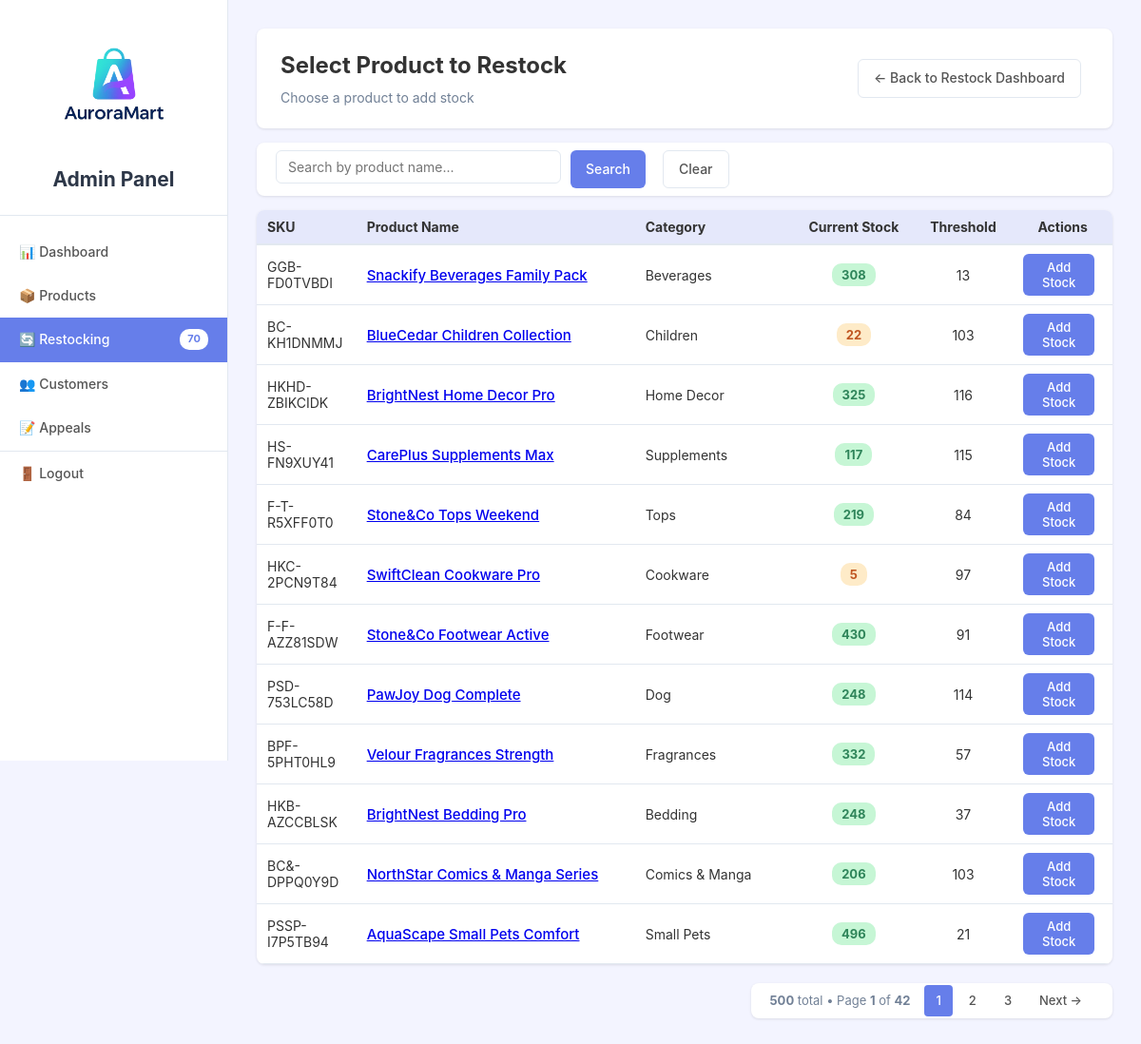
Page /adminpanel/restock/add (signed in) on the committed database.
### storefront/models.py (models this page shows, shortened)
class Product(models.Model):
    sku = models.CharField(max_length=50, unique=True)
    slug = models.SlugField(max_length=255, unique=True)
    name = models.CharField(max_length=255)
    description = models.TextField(blank=True)
    category = models.ForeignKey("Category", on_delete=models.CASCADE)
    stock = models.PositiveIntegerField(default=0)
    reorder_threshold = models.PositiveIntegerField(default=10)
    is_active = models.BooleanField(default=True)
    price = models.DecimalField(max_digits=10, decimal_places=2)
    rating = models.FloatField(
        validators=[MinValueValidator(0.0), MaxValueValidator(5.0)], default=0.0
    )
    image = models.ImageField(upload_to="product_images/", blank=True, null=True)
    created_at = models.DateTimeField(auto_now_add=True)
    updated_at = models.DateTimeField(auto_now=True)

class Category(models.Model):
    name = models.CharField(max_length=100)
    slug = models.SlugField(max_length=100, unique=True)
    parent = models.ForeignKey("self", null=True, blank=True, on_delete=models.CASCADE)
    class Meta:
        unique_together = [["name", "parent"]]
    def __str__(self):
        return self.name

### adminpanel/views.py (the view, shortened to what this page needs)
# urls.py: path("restock/add", views.add_stock_select, name="add_stock_select"),
@login_required(login_url="/login")
@user_passes_test(is_admin_or_staff, login_url="/login")
def add_stock_select(request):
    query = request.GET.get("q")
    products = Product.objects.filter(is_active=True)
    paginator = Paginator(products, 12)
    page_num = request.GET.get("page")
    page_obj = paginator.get_page(page_num)
    query_params = request.GET.copy()
    page = query_params.pop("page", [None])[0]
    query_string = query_params.urlencode()
    return render(
        request,
        "adminpanel/restock/add_stock_select.html",
        {
            "products": products,
            "query": query,
            "page_obj": page_obj,
            "query_string": query_string,
        },
    )

### adminpanel/context_processors.py (called while the page is built)
def admin_context(request):
    context = {}
    if request.user.is_authenticated and (
        request.user.is_staff
        or request.user.is_superuser
        or getattr(request.user, "role", None) == "admin"
    ):
        context["pending_appeals_count"] = Appeal.objects.filter(
            status="pending"
        ).count()
        context["low_stock_count"] = Product.objects.filter(
            stock__lt=F("reorder_threshold")
        ).count()
    return context

### adminpanel/views.py (called while the page is built)
def is_admin_or_staff(user):
    return user.is_authenticated and (user.is_superuser or user.role == "admin")

### storefront/context_processors.py (called while the page is built)
def low_stock_count(request):
    count = Product.objects.filter(
        is_active=True, stock__lt=F("reorder_threshold")
    ).count()
    return {"low_stock_count": count}

def cart_meta(request):
    count = 0
    if request.user.is_authenticated:
        cart = Cart.objects.filter(customer__user=request.user).first()
        if cart:
            count = cart.count
    else:
        count = request.session.get("cart_count", 0)
    return {"cart_count": count}

### adminpanel/templates/adminpanel/restock/add_stock_select.html (shortened to what this page needs)
{% extends 'adminpanel/base/list_view.html' %}
{% block page_title %}Select Product to Restock{% endblock %}
{% block page_subtitle %}
    <p class="admin-header-subtitle" style="margin: 0;">Choose a product to add stock</p>
{% endblock %}
{% block header_actions %}
    <a href="{% url 'restock' %}" class="btn btn-ghost" style="font-size: 14px; padding: 8px 16px;">← Back to Restock Dashboard</a>
{% endblock %}
{% block filter_fields %}
    <div class="form-group" style="margin: 0; min-width: 300px;">
        <input type="text"
               name="q"
               value="{{ query|default:'' }}"
               placeholder="Search by product name..."
               class="form-input"
               style="font-size: 14px; padding: 8px 12px; width: 100%;">
    </div>
    <button type="submit" class="btn btn-primary" style="font-size: 14px; padding: 8px 16px;">Search</button>
    <a href="{% url 'add_stock_select' %}" class="btn btn-ghost" style="font-size: 14px; padding: 8px 16px;">Clear</a>
{% endblock %}
{% block table_headers %}
    <th style="width: 100px; font-size: 14px; padding: 9px 11px;">SKU</th>
    <th style="width: 280px; font-size: 14px; padding: 9px 11px;">Product Name</th>
    <th style="width: 160px; font-size: 14px; padding: 9px 11px;">Category</th>
    <th style="width: 120px; text-align: center; font-size: 14px; padding: 9px 11px;">Current Stock</th>
    <th style="width: 100px; text-align: center; font-size: 14px; padding: 9px 11px;">Threshold</th>
    <th style="width: 100px; text-align: center; font-size: 14px; padding: 9px 11px;">Actions</th>
{% endblock %}
{% block table_rows %}
    {% for p in page_obj %}
        <tr>
            <td style="padding: 9px 11px;"><code style="font-size: 14px;">{{ p.sku }}</code></td>
            <td style="padding: 9px 11px;"><a href="{% url 'add_stock' p.pk %}" style="font-weight: 500; font-size: 15px;">{{ p.name }}</a></td>
            <td style="padding: 9px 11px; font-size: 14px;">{{ p.category }}</td>
            <td style="text-align: center; padding: 9px 11px;">
                {% if p.stock == 0 %}
                    <span class="badge badge-danger" style="font-size: 13px; padding: 4px 10px;">{{ p.stock }}</span>
                {% elif p.stock <= p.reorder_threshold %}
                    <span class="badge badge-warning" style="font-size: 13px; padding: 4px 10px;">{{ p.stock }}</span>
                {% else %}
                    <span class="badge badge-success" style="font-size: 13px; padding: 4px 10px;">{{ p.stock }}</span>
                {% endif %}
            </td>
            <td style="text-align: center; font-size: 14px; padding: 9px 11px;">{{ p.reorder_threshold }}</td>
            <td style="text-align: center; padding: 9px 11px;">
                <a href="{% url 'add_stock' p.pk %}" class="btn btn-sm btn-primary" style="font-size: 13px; padding: 6px 12px;">Add Stock</a>
            </td>
        </tr>
    {% empty %}
        <tr>
            <td colspan="6" class="text-center text-muted" style="padding: 20px; font-size: 14px;">
                No products found.
            </td>
        </tr>
    {% endfor %}
{% endblock %}

### adminpanel/static/adminpanel/css/admin.css (style rules this page uses)
:root { --primary-color: #667eea; --primary-dark: #5a67d8; --accent-color: #764ba2; --dark-gray: #2d3748; --medium-gray: #718096; --light-gray: #e2e8f0; --very-light-gray: #f3f4ff; --success-color: #48bb78; --success-bg: #c6f6d5; --warning-color: #ed8936; --warning-bg: #feebc8; --danger-color: #f56565; --danger-bg: #fed7d7; --info-color: #4299e1; --info-bg: #bee3f8; }
* { margin: 0; padding: 0; box-sizing: border-box; font-family: -apple-system, BlinkMacSystemFont, sans-serif; }
body { font-family: -apple-system, BlinkMacSystemFont, sans-serif; background-color: #f3f4ff; color: #333; line-height: 1.6; font-size: 14px; }
.admin-header-subtitle { font-size: 14px; color: var(--medium-gray); margin: 0; font-weight: 400; }
.btn { display: inline-block; padding: 8px 16px; border: none; border-radius: 6px; font-size: 14px; font-weight: 500; text-decoration: none; cursor: pointer; margin-right: 8px; }
.btn-primary { background-color: var(--primary-color); color: white; }
.btn-ghost { background-color: transparent; color: #555; border: 1px solid var(--light-gray); }
.form-group { margin-bottom: 15px; }
.form-input, .form-select, .form-textarea { width: 100%; padding: 9px 12px; border: 1px solid var(--light-gray); border-radius: 6px; font-size: 15px; transition: all 0.2s ease; background-color: white; }
input[type="text"], input[type="email"], input[type="number"], input[type="password"], input[type="url"], input[type="file"], select, textarea { width: 100%; padding: 9px 12px; border: 1px solid var(--light-gray); border-radius: 6px; font-size: 15px; transition: all 0.2s ease; background-color: white; font-family: -apple-system, BlinkMacSystemFont, sans-serif; }
.filters-form .form-group { margin-bottom: 0; min-width: 150px; }
.table th { padding: 12px 20px; text-align: left; font-weight: bold; color: #333; border-bottom: 2px solid var(--light-gray); }
.table td { padding: 12px 20px; border-bottom: 1px solid var(--light-gray); }
.badge { display: inline-block; padding: 4px 10px; border-radius: 10px; font-size: 12px; font-weight: bold; }
.badge-success { background-color: var(--success-bg); color: #2f855a; }
.badge-warning { background-color: var(--warning-bg); color: #c05621; }

### rows in the picture
Product: sku "GGB-FD0TVBDI", name "Snackify Beverages Family Pack", category "Beverages", stock "308", reorder_threshold "13"
Product: sku "BC-KH1DNMMJ", name "BlueCedar Children Collection", category "Children", stock "22", reorder_threshold "103"
Product: sku "HKHD-ZBIKCIDK", name "BrightNest Home Decor Pro", category "Home Decor", stock "325", reorder_threshold "116"
Product: sku "HS-FN9XUY41", name "CarePlus Supplements Max", category "Supplements", stock "117", reorder_threshold "115"
Product: sku "F-T-R5XFF0T0", name "Stone&Co Tops Weekend", category "Tops", stock "219", reorder_threshold "84"
Product: sku "HKC-2PCN9T84", name "SwiftClean Cookware Pro", category "Cookware", stock "5", reorder_threshold "97"
Product: sku "F-F-AZZ81SDW", name "Stone&Co Footwear Active", category "Footwear", stock "430", reorder_threshold "91"
Product: sku "PSD-753LC58D", name "PawJoy Dog Complete", category "Dog", stock "248", reorder_threshold "114"
Product: sku "BPF-5PHT0HL9", name "Velour Fragrances Strength", category "Fragrances", stock "332", reorder_threshold "57"
Product: sku "HKB-AZCCBLSK", name "BrightNest Bedding Pro", category "Bedding", stock "248", reorder_threshold "37"
Product: sku "BC&-DPPQ0Y9D", name "NorthStar Comics & Manga Series", category "Comics & Manga", stock "206", reorder_threshold "103"
Product: sku "PSSP-I7P5TB94", name "AquaScape Small Pets Comfort", category "Small Pets", stock "496", reorder_threshold "21"

### other values in the picture
{{ low_stock_count }} "70"
{{ page_obj.paginator.count }} "500"
{{ page_obj.number }} "1"
{{ page_obj.paginator.num_pages }} "42"
{{ num }} "1"
{{ num }} "2" "3"
